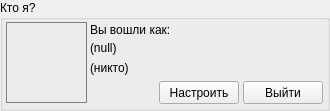
             <widget class="QGroupBox" name="box_LoggedAs">
              <property name="geometry">
               <rect>
                <x>10</x>
                <y>10</y>
                <width>330</width>
                <height>111</height>
               </rect>
              </property>
              <property name="title">
               <string>Кто я?</string>
              </property>
              <widget class="QLabel" name="lbl_ReadOnly15">
               <property name="geometry">
                <rect>
                 <x>90</x>
                 <y>22</y>
                 <width>81</width>
                 <height>16</height>
                </rect>
               </property>
               <property name="text">
                <string>Вы вошли как:</string>
               </property>
              </widget>
              <widget class="QLabel" name="lbl_CurrentUserUsername">
               <property name="geometry">
                <rect>
                 <x>90</x>
                 <y>40</y>
                 <width>161</width>
                 <height>16</height>
                </rect>
               </property>
               <property name="sizePolicy">
                <sizepolicy hsizetype="Expanding" vsizetype="MinimumExpanding">
                 <horstretch>0</horstretch>
                 <verstretch>0</verstretch>
                </sizepolicy>
               </property>
               <property name="styleSheet">
                <string notr="true">font: 63 11pt &quot;Segoe UI Semibold&quot;;</string>
               </property>
               <property name="text">
                <string>(null)</string>
               </property>
              </widget>
              <widget class="QPushButton" name="btn_LogOut">
               <property name="geometry">
                <rect>
                 <x>243</x>
                 <y>81</y>
                 <width>80</width>
                 <height>23</height>
                </rect>
               </property>
               <property name="text">
                <string>Выйти</string>
               </property>
              </widget>
              <widget class="QPushButton" name="btn_ChangeCurrentUserSrtt">
               <property name="geometry">
                <rect>
                 <x>159</x>
                 <y>81</y>
                 <width>80</width>
                 <height>23</height>
                </rect>
               </property>
               <property name="text">
                <string>Настроить</string>
               </property>
              </widget>
              <widget class="QLabel" name="lbl_CurrentUserDescription">
               <property name="geometry">
                <rect>
                 <x>90</x>
                 <y>60</y>
                 <width>161</width>
                 <height>16</height>
                </rect>
               </property>
               <property name="text">
                <string>(никто)</string>
               </property>
              </widget>
              <widget class="QLabel" name="gfv_CurrentUserAvatar">
               <property name="geometry">
                <rect>
                 <x>6</x>
                 <y>22</y>
                 <width>81</width>
                 <height>81</height>
                </rect>
               </property>
               <property name="styleSheet">
                <string notr="true">border: 1px solid grey;</string>
               </property>
               <property name="text">
                <string/>
               </property>
               <property name="scaledContents">
                <bool>true</bool>
               </property>
              </widget>
             </widget>
